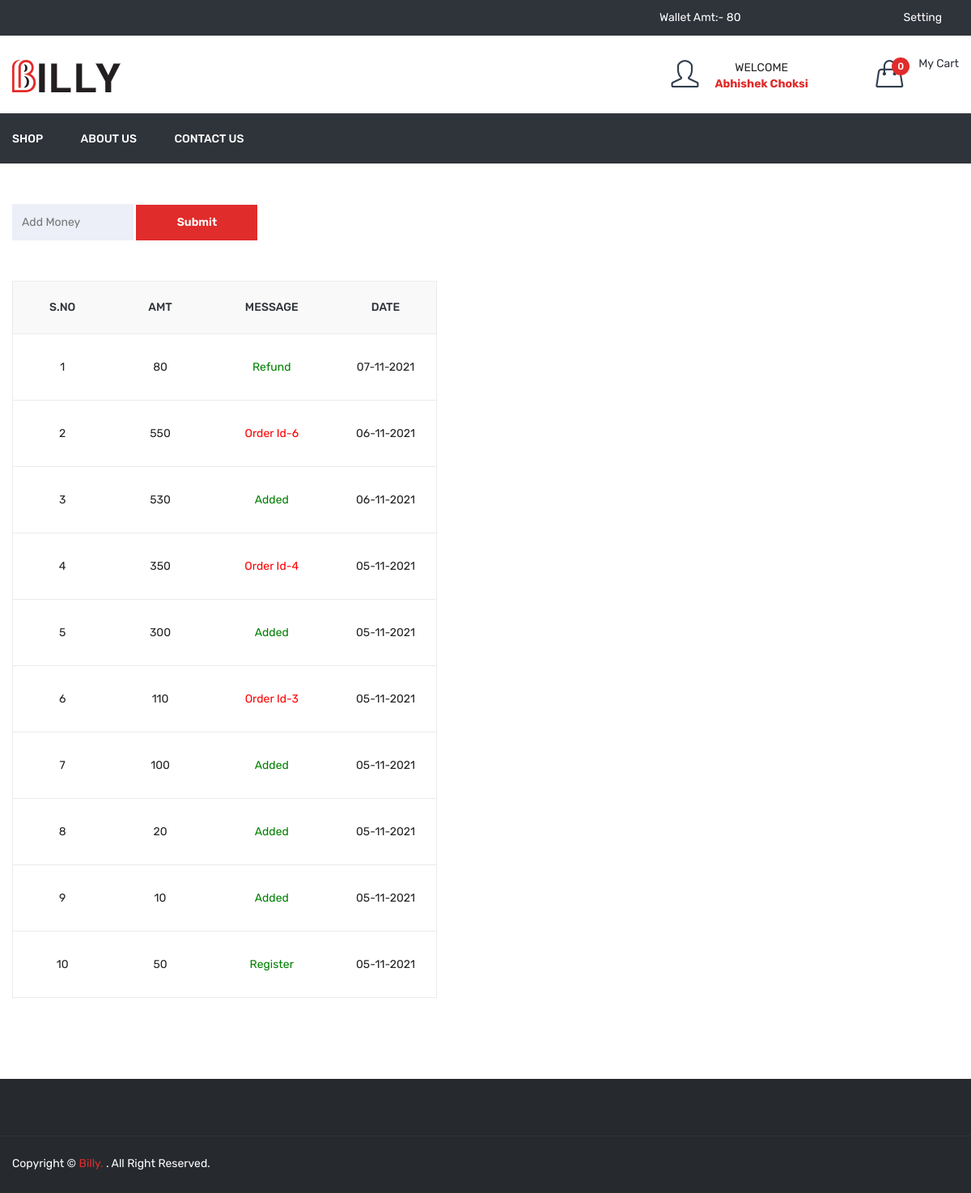
/wallet.php (signed in), run on an earlier commit of the app's database.
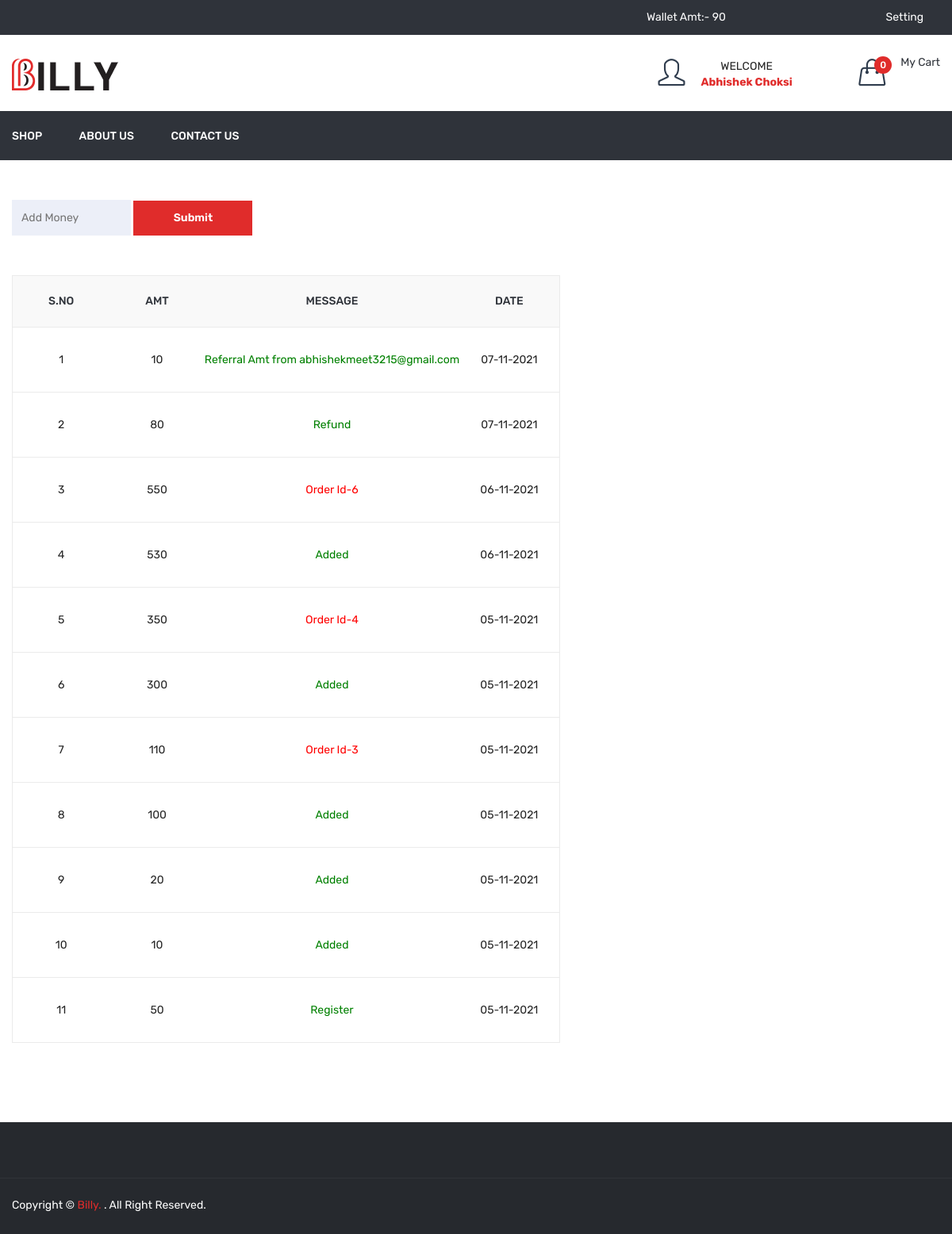
And on a later commit of the database.
### tables this page shows
CREATE TABLE IF NOT EXISTS `wallet` (
  `id` int NOT NULL AUTO_INCREMENT,
  `user_id` int NOT NULL,
  `amt` int NOT NULL,
  `msg` varchar(255) NOT NULL,
  `type` enum('in','out') NOT NULL,
  `payment_id` varchar(100) NOT NULL,
  `added_on` datetime NOT NULL,
  PRIMARY KEY (`id`)
);

### function.inc.php (called while the page is built, shortened)
<?php
function getWallet($uid)
{
  global $con;
  $sql = "select * from wallet where user_id='$uid' order by id desc";
  $res = mysqli_query($con, $sql);
  $arr = array();
  while ($row = mysqli_fetch_assoc($res)) {
    $arr[] = $row;
  }
  return $arr;
}
function getWalletAmt($uid)
{
  global $con;
  $sql = "select * from wallet where user_id='$uid'";
  $res = mysqli_query($con, $sql);
  $in = 0;
  $out = 0;
  while ($row = mysqli_fetch_assoc($res)) {
    if ($row['type'] == 'in') {
      $in = $in + $row['amt'];
    }
    if ($row['type'] == 'out') {
      $out = $out + $row['amt'];
    }
  }
  return $in - $out;
}
?>

### wallet.php (the view, shortened to what the changed rows need)
<?php
include("header.php");
?>
<div class="cart-main-area pt-50 pb-100">
	<div class="container">
		<div class="row">
			<div class="col-lg-12 col-md-12 col-sm-12 col-12">
				<?php
				$getWallet = getWallet($_SESSION['FOOD_USER_ID']);
				?>
				<div class="table-content table-responsive">
					<table>
						<thead>
							<tr>
								<th>S.No</th>
								<th>Amt</th>
								<th>Message</th>
								<th>Date</th>
							</tr>
						</thead>
						<tbody>
							<?php
							$kk = 1;
							foreach ($getWallet as $list) { ?>
								<tr class="wallet_loop">
									<td><?php echo $kk ?></td>
									<td><?php echo $list['amt'] ?></td>
									<td>
										<span class="<?php echo $list['type'] ?>">
											<?php echo $list['msg'] ?>
										</span>
									</td>
									<td>
										<?php
										$dateStr = strtotime($list['added_on']);
										echo date('d-m-Y', $dateStr);
										?>
									</td>
								</tr>
							<?php
								$kk++;
							} ?>
						</tbody>
					</table>
				</div>
			</div>
		</div>
	</div>
</div>
<?php
include("footer.php");
?>

### header.php (shortened to what the changed rows need)
<?php
include('database.inc.php');
include('function.inc.php');
$getWalletAmt=0;
if(isset($_SESSION['FOOD_USER_ID'])){
	$getWalletAmt=getWalletAmt($_SESSION['FOOD_USER_ID']);
}
?>
<!doctype html>
<html class="no-js" lang="zxx">
<head>
    <link rel="stylesheet" href="<?php echo FRONT_SITE_PATH ?>assets/css/bootstrap.min.css">
    <link rel="stylesheet" href="<?php echo FRONT_SITE_PATH ?>assets/css/animate.css">
    <link rel="stylesheet" href="<?php echo FRONT_SITE_PATH ?>assets/css/owl.carousel.min.css">
    <link rel="stylesheet" href="<?php echo FRONT_SITE_PATH ?>assets/css/slick.css">
    <link rel="stylesheet" href="<?php echo FRONT_SITE_PATH ?>assets/css/chosen.min.css">
    <link rel="stylesheet" href="<?php echo FRONT_SITE_PATH ?>assets/css/ionicons.min.css">
    <link rel="stylesheet" href="<?php echo FRONT_SITE_PATH ?>assets/css/font-awesome.min.css">
    <link rel="stylesheet" href="<?php echo FRONT_SITE_PATH ?>assets/css/simple-line-icons.css">
    <link rel="stylesheet" href="<?php echo FRONT_SITE_PATH ?>assets/css/jquery-ui.css">
    <link rel="stylesheet" href="<?php echo FRONT_SITE_PATH ?>assets/css/meanmenu.min.css">
    <link rel="stylesheet" href="<?php echo FRONT_SITE_PATH ?>assets/css/style.css">
    <link rel="stylesheet" href="<?php echo FRONT_SITE_PATH ?>assets/css/responsive.css">
</head>
<body>
    <header class="header-area">
        <div class="header-top black-bg">
            <div class="container">
                <div class="row">
                    <div class="col-lg-2 col-md-4 col-12 col-sm-4">
							<?php
								if(isset($_SESSION['FOOD_USER_NAME'])){
								?>
							<div id="wallet_top_box">
								<a href="<?php echo FRONT_SITE_PATH?>wallet" style="color:#fff;">
									Wallet Amt:- <?php echo $getWalletAmt?>
								</a>
							</div>
								<?php  } ?>
						</div>
                </div>
            </div>
        </div>
    </header>

What changed in the data, as far as the page shows it:
added wallet: amt "10", msg "Referral Amt from abhishekmeet3215@gmail.com", added_on "07-11-2021"
Also different on the page:
$getWalletAmt: "80" → "90"
